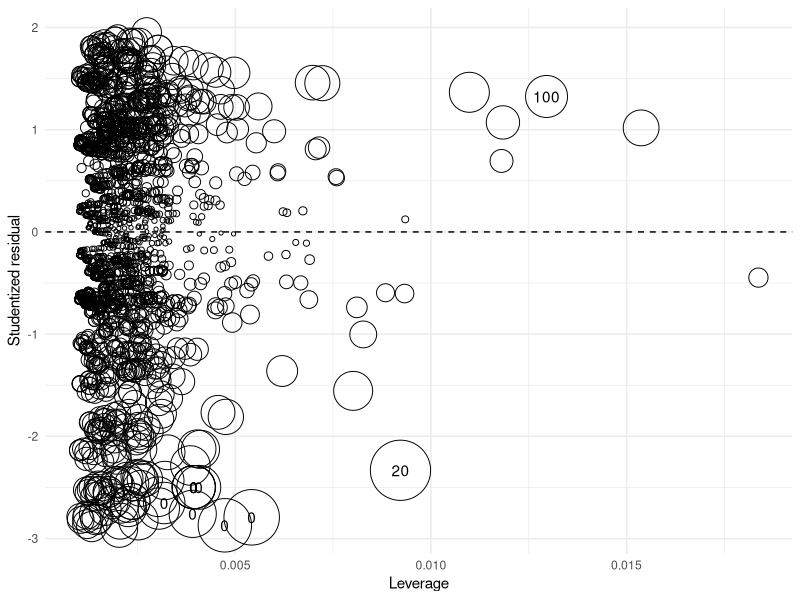
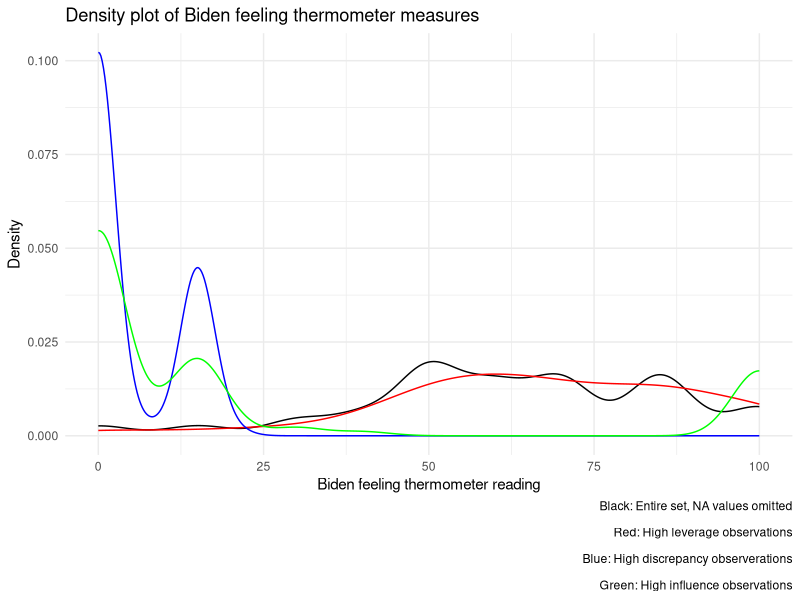
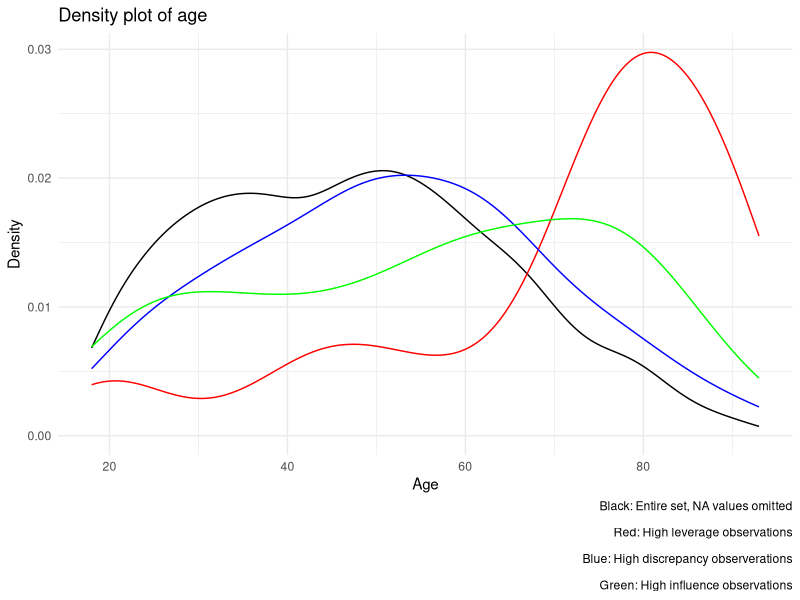
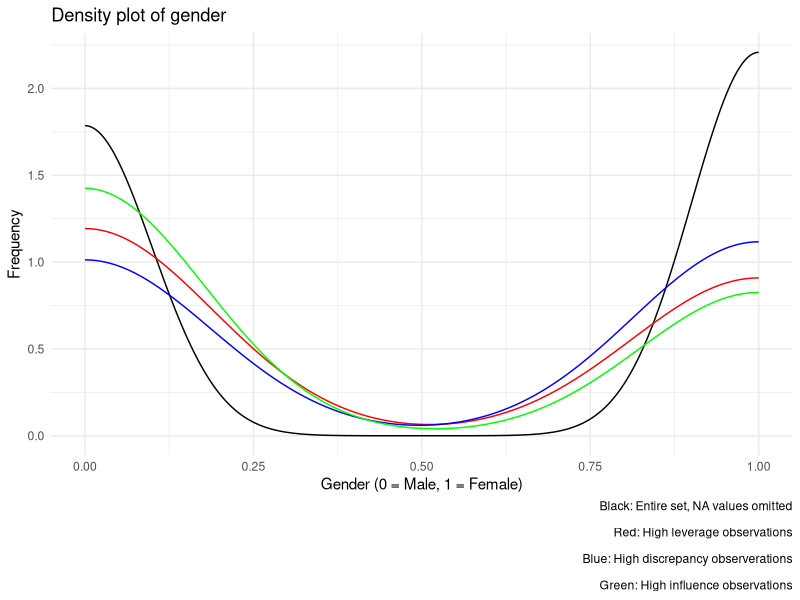
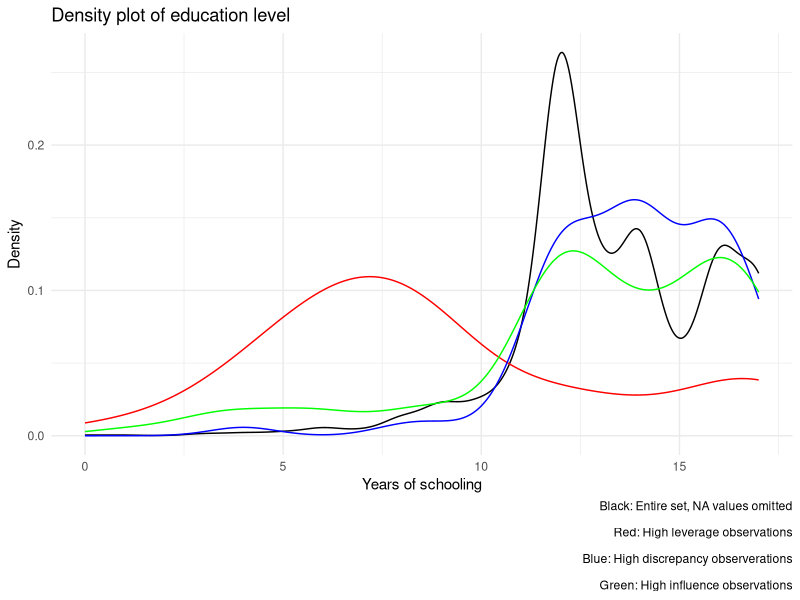

The R source for these figures, in order: (Note: this script raises an error after producing the figures.)
## ---- chunk 1
knitr::opts_chunk$set(echo = TRUE)

library(tidyverse)
library(modelr)
library(broom)
library(lmtest)
library(car)

set.seed(1234)
theme_set(theme_minimal())
setwd("~/GitHub/MACS30200proj/ProblemSets/PS3")


biden <- read.csv("data/biden.csv")
## ---- chunk 2
biden1 <- biden %>%
  na.omit()

lr_mod1 <- lm(biden ~ age + female + educ, data = biden1)
tidy(lr_mod1)
## ---- chunk 3
# add key statistics
bid1_augment <- biden1 %>%
  mutate(hat = hatvalues(lr_mod1),
         student = rstudent(lr_mod1),
         cooksd = cooks.distance(lr_mod1))

# draw bubble plot
ggplot(bid1_augment, aes(hat, student)) +
  geom_hline(yintercept = 0, linetype = 2) +
  geom_point(aes(size = cooksd), shape = 1) +
  geom_text(data = bid1_augment %>%
              arrange(-cooksd) %>%
              slice(1:10),
            aes(label = biden)) +
  scale_size_continuous(range = c(1, 20)) +
  labs(x = "Leverage",
       y = "Studentized residual") +
  theme(legend.position = "none")
## ---- chunk 4
bid1_hat <- bid1_augment %>%
  filter(hat > 2 * mean(hat))
nrow(bid1_hat)

bid1_stud <- bid1_augment %>%
  filter(abs(student) > 2)

bid1_inf <- bid1_augment %>%
  filter(cooksd > 4 / (nrow(.) - (length(coef(lr_mod1)) - 1) - 1))
## ---- chunk 5
#Biden thermometer
ggplot(biden1, aes(biden)) + 
  geom_density() + 
  geom_density(data = bid1_hat, mapping = aes(biden), color = "red") + 
  geom_density(data = bid1_stud, mapping = aes(biden), color = "blue") + 
  geom_density(data = bid1_inf, mapping = aes(biden), color = "green") + 
  labs(title = "Density plot of Biden feeling thermometer measures",
       x = "Biden feeling thermometer reading",
       y = "Density",
       caption = "Black: Entire set, NA values omitted\n
       Red: High leverage observations\n
       Blue: High discrepancy observerations\n
       Green: High influence observations")

#Age
ggplot(biden1, aes(age)) + 
  geom_density() + 
  geom_density(data = bid1_hat, mapping = aes(age), color = "red") + 
  geom_density(data = bid1_stud, mapping = aes(age), color = "blue") + 
  geom_density(data = bid1_inf, mapping = aes(age), color = "green") + 
  labs(title = "Density plot of age",
       x = "Age",
       y = "Density",
       caption = "Black: Entire set, NA values omitted\n
       Red: High leverage observations\n
       Blue: High discrepancy observerations\n
       Green: High influence observations")

#Gender
ggplot(biden1, aes(female)) + 
  geom_density() + 
  geom_density(data = bid1_hat, mapping = aes(female), color = "red") + 
  geom_density(data = bid1_stud, mapping = aes(female), color = "blue") + 
  geom_density(data = bid1_inf, mapping = aes(female), color = "green") + 
  labs(title = "Density plot of gender",
       x = "Gender (0 = Male, 1 = Female)",
       y = "Frequency",
       caption = "Black: Entire set, NA values omitted\n
       Red: High leverage observations\n
       Blue: High discrepancy observerations\n
       Green: High influence observations")

#Education
ggplot(biden1, aes(educ)) + 
  geom_density() + 
  geom_density(data = bid1_hat, mapping = aes(educ), color = "red") + 
  geom_density(data = bid1_stud, mapping = aes(educ), color = "blue") + 
  geom_density(data = bid1_inf, mapping = aes(educ), color = "green") + 
  labs(title = "Density plot of education level",
       x = "Years of schooling",
       y = "Density",
       caption = "Black: Entire set, NA values omitted\n
       Red: High leverage observations\n
       Blue: High discrepancy observerations\n
       Green: High influence observations")
## ---- chunk 6
car::qqPlot(lr_mod1)

augment(lr_mod1, biden1) %>%
  mutate(.student = rstudent(lr_mod1)) %>%
  ggplot(aes(.student)) +
  geom_density(adjust = .5) +
  labs(x = "Studentized residuals",
       y = "Estimated density")
## ---- chunk 7
bptest(lr_mod1)
## ---- chunk 8
biden1 %>%
  add_predictions(lr_mod1) %>%
  add_residuals(lr_mod1) %>%
  ggplot(aes(pred, resid)) +
  geom_point(alpha = .2) +
  geom_hline(yintercept = 0, linetype = 2) +
  geom_quantile(method = "rqss", lambda = 5, quantiles = c(.05, .95)) +
  labs(title = "Variance of error terms",
       x = "Predicted values",
       y = "Residuals")
## ---- chunk 9
vif(lr_mod1)
## ---- chunk 10
biden2 <- biden %>%
  na.omit()

lr_mod2 <- lm(biden ~ age*educ, data = biden2)
tidy(lr_mod2)
## ---- chunk 11

## ---- chunk 12

